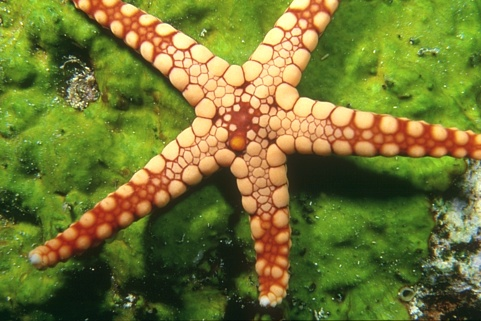
#> input picture 12003.jpg, 481 x 321 px
$ python main.py
#> lines starting #> are read from the running program, lines starting #| are printed output that depends on the picture; after the words box and inside, x2 and y2 are one past the last pixel; in counts of white or black regions, pixels touching at a corner belong together
### segmentation_utils.py
import numpy as np
import cv2
from colorspace import colorspace
from normalized import normalized
from skimage import morphology,segmentation
from scipy.ndimage import sobel

def sgrad_edge(f):
    f = f.astype(np.double)
    gs = sobel(f, axis=0)
    gs2 = sobel(f, axis=1)
    return normalized(np.sqrt(gs ** 2 + gs2 ** 2))

def w_recons_CO(f, se):
    fe = morphology.erosion(f, se)
    fobr = morphology.reconstruction(fe, f, method='dilation')
    fobrc = np.max(f) - fobr
    fobrce = morphology.erosion(fobrc, se)
    fobrcbr = np.max(f) - morphology.reconstruction(fobrce, fobrc, method='dilation')
    return fobrcbr


def w_MMGR_WT(f, se_start):
    max_itr = 50
    min_impro = 0.0001

    sigma = 1.0
    g = cv2.GaussianBlur(f, (5,5), sigma)

    gg = colorspace('Lab<-RGB',g)
    a1 = sgrad_edge(normalized(gg[:,:,0]))**2
    b1 = sgrad_edge(np.abs(normalized(gg[:,:,1])))**2
    c1 = sgrad_edge(normalized(gg[:,:,2]))**2
    ngrad_f1 = np.sqrt(a1 + b1 + c1)

    f_g = np.zeros(f.shape[:2])
    diff = np.zeros(max_itr)
    for i in range(max_itr):
        se = morphology.disk(i + se_start - 1)
        gx = w_recons_CO(ngrad_f1, se)

        f_g2 = np.maximum(f_g, gx)
        f_g1 = f_g
        f_g = f_g2
        diff[i] = np.mean(np.abs(f_g1 - f_g2))
        if i > 0 and diff[i] < min_impro:
            break
    L_seg = segmentation.watershed(f_g)
    return L_seg, i+1, diff[:i+1]

def w_super_fcm(L1, data, Label_n, cluster_n, options=None):
    if options is None:
        options = [2, 50, 1e-5, 1]
    else:
        if len(options) < 4:
            options = options + [2, 50, 1e-5, 1][len(options):]
        if options[0] <= 1:
            raise ValueError('The exponent should be greater than 1!')

    expo, max_iter, min_impro, display = options

    data_n = data.shape[0]

    U = initfcm(cluster_n, data_n)

    Num = np.ones((cluster_n, 1)) * Label_n

    Uc = []
    for i in range(max_iter):
        mf = Num * (U ** expo)
        center = np.dot(mf, data) / np.sum(mf, axis=1)[:, np.newaxis]

        out = np.zeros((center.shape[0], data.shape[0]))
        for k in range(center.shape[0]):
            out[k, :] = np.sqrt(np.sum((data - center[k]) ** 2, axis=1))

        dist = out + np.finfo(float).eps
        tmp = dist ** (-2 / (expo - 1))
        U = tmp / (np.sum(tmp, axis=0) + np.finfo(float).eps)

        Uc.append(U)

        if i > 0:
            if np.abs(np.max(Uc[i] - Uc[i-1])) < min_impro:
                break

    iter_n = i + 1
    center_Lab = center

    IDX2 = np.argmax(U, axis=0)

    Lr2 = np.zeros(L1.shape)
    for i in range(1, np.max(L1) + 1):
        Lr2[L1 == i] = IDX2[i-1]

    return Lr2, center_Lab, U, iter_n


def initfcm(cluster_n, data_n):
    U = np.random.rand(cluster_n, data_n)
    col_sum = np.sum(U, axis=0)
    return U / col_sum

### colorspace.py
import numpy as np
from skimage import color

def colorspace(conversion, *args):
    if len(args) < 1:
        raise ValueError('Not enough input arguments.')

    src_space, dest_space = parse_conversion(conversion)

    if len(args) == 1:
        image = args[0]
    elif len(args) >= 3:
        image = np.stack(args, axis=-1)
    else:
        raise ValueError('Invalid number of input arguments.')

    flip_dims = (image.ndim == 2)
    if flip_dims:
        image = np.expand_dims(image, axis=-1)
    if image.dtype != np.float64:
        image = image.astype(np.float64) / 255.0

    if src_space == 'rgb' and dest_space == 'hsv':
        result = color.rgb2hsv(image)
    elif src_space == 'hsv' and dest_space == 'rgb':
        result = color.hsv2rgb(image)
    elif src_space == 'rgb' and dest_space == 'lab':
        result = color.rgb2lab(image)
    elif src_space == 'lab' and dest_space == 'rgb':
        result = color.lab2rgb(image)
    elif src_space == 'rgb' and dest_space == 'hsl':
        result = rgb_to_hsl(image)
    elif src_space == 'hsl' and dest_space == 'rgb':
        result = hsl_to_rgb(image)
    else:
        raise ValueError(f'Conversion from {src_space} to {dest_space} not implemented.')

    if flip_dims:
        result = np.squeeze(result, axis=-1)
    if len(args) > 1:
        return np.split(result, 3, axis=-1)
    else:
        return result

def parse_conversion(conversion):
    if '->' in conversion:
        src_space, dest_space = conversion.split('->')
    elif '<-' in conversion:
        dest_space, src_space = conversion.split('<-')
    else:
        raise ValueError(f"Invalid conversion format '{conversion}'.")
    return src_space.strip().lower(), dest_space.strip().lower()


# [17 lines left out: functions rgb_to_hsl, hsl_to_rgb, not called in this run]

### normalized.py
import numpy as np

def g_normalized(a):
    a = a.astype(np.double)
    a_min = np.min(a)
    g = a - a_min
    g_max = np.max(g)
    g = g / g_max
    return g

def normalized(a):
    if a.ndim < 3:
        g = g_normalized(a)
    else:
        f1 = a[:,:,0]
        f2 = a[:,:,1]
        f3 = a[:,:,2]
        ff1 = g_normalized(f1)
        ff2 = g_normalized(f2)
        ff3 = g_normalized(f3)
        g = np.stack([ff1, ff2, ff3], 2)
    return g

### label_image.py
import numpy as np
from skimage import color

def label_image(f, L):
    f = f.astype(np.float64)

    L = np.asarray(L).astype(int)
    if L.ndim != 2:
        raise ValueError("Label image L must be a 2D array")

    num_area = np.max(L)
    Num_p = np.zeros(num_area, dtype=int)

    M, N = f.shape[:2]
    fs = np.zeros((M, N, 3) if f.ndim == 3 else (M, N))
    center_p = np.zeros((num_area, 3) if f.ndim == 3 else (num_area,))

    for i in range(1, num_area + 1):
        mask = (L == i)
        if np.any(mask):
            if f.ndim == 3:
                for c in range(3):
                    f2 = f[:,:,c][mask]
                    if f2.size > 0:
                        med = np.median(f2)
                        fs[:,:,c][mask] = med
                        center_p[i-1, c] = med
            else:
                f2 = f[mask]
                if f2.size > 0:
                    med = np.median(f2)
                    fs[mask] = med
                    center_p[i-1] = med
            Num_p[i-1] = np.sum(mask)

    fs = np.clip(fs, 0, 255).astype(np.uint8)
    center_p = np.clip(center_p, 0, 255).astype(np.uint8)

    if center_p.shape[1] == 3:
        center_lab = color.rgb2lab(center_p[np.newaxis, :, :])
        center_lab = center_lab.reshape(-1, 3)
    else:
        center_lab = center_p
    return fs, center_p, Num_p, center_lab

### main.py
import time
import matplotlib.pyplot as plt
from skimage import io, morphology, color
from segmentation_utils import w_MMGR_WT, w_super_fcm
from label_image import label_image


if __name__ == "__main__":
    st = time.time()
    cluster = 2
    f_ori = io.imread('12003.jpg')
#> f_ori is the input picture: shape (321, 481, 3); mean R, G, B 114.1, 118.7, 50.3

    SE = 3
    L1, _, _ = w_MMGR_WT(f_ori, SE)
#> in colorspace, `result = color.rgb2lab(image)`: result: shape (321, 481, 3) float64; mean of channels 0, 1, 2 47.9, -11.4, 35.8
#> in g_normalized, `a_min = np.min(a)`: a_min = 5.4
#> in g_normalized, `g_max = np.max(g)`: g_max = 93.54
#> in g_normalized (call 6), `a = a.astype(np.double)`:
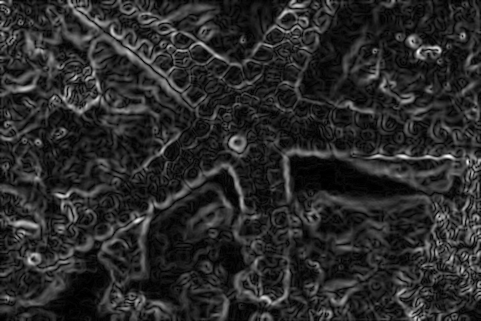
#> a: shape (321, 481) float64; min 0, max 1.06, mean 0.175; drawn with min black and max white
#> in g_normalized (call 6), `a_min = np.min(a)`: a_min = 0
#> in g_normalized (call 6), `g_max = np.max(g)`: g_max = 1.06
#> after the loop in w_MMGR_WT, `for i in range(max_itr):`:
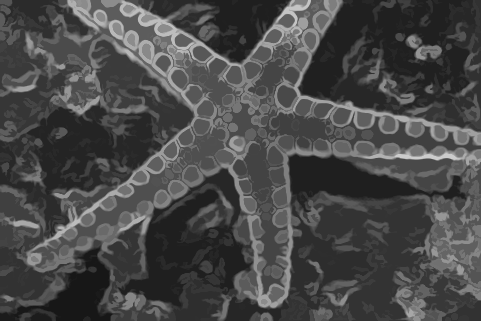
#> f_g: shape (321, 481) float64; min 0.0933, max 0.801, mean 0.288
#> after the loop in w_MMGR_WT, `for i in range(max_itr):`: diff = 50 values, max 0.257 at index 0, min 0 at index 19, mean 0.00575
#> in w_MMGR_WT, `L_seg = segmentation.watershed(f_g)`: L_seg: shape (321, 481) int32; 1252 distinct labels, from 1 to 1252
    L2 = morphology.dilation(L1, morphology.square(2))
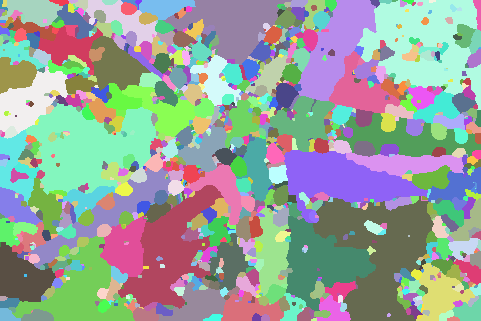
#> L2: shape (321, 481) int32; 1249 distinct labels, from 1 to 1252; one colour per label, 0 black
    L2 = L2.astype(int)
#> L2: shape (321, 481) int64; 1249 distinct labels, from 1 to 1252
    if L2.ndim != 2:
        raise ValueError("L2 must be a 2D array")

    _, _, Num, centerLab = label_image(f_ori, L2)
#> in label_image, `num_area = np.max(L)`: num_area = 1252
#> the loop in label_image, `for i in range(1, num_area + 1):` made 1252 passes
#> pass 1, in label_image, `mask = (L == i)`:
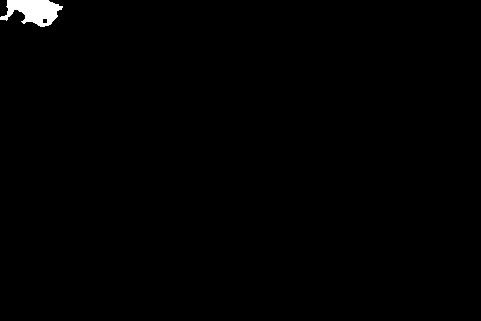
#> mask: shape (321, 481) bool; 0.67% white; 1 white region, box (x1, y1, x2, y2) and area: (0, 0, 63, 27) 1034
#> after the loop in label_image, `for i in range(1, num_area + 1):`:
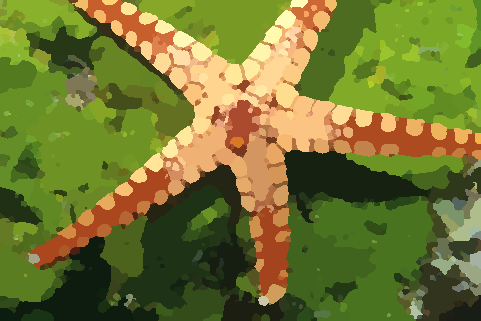
#> fs: shape (321, 481, 3) float64; mean R, G, B 114.3, 118.8, 49.1
#> after the loop in label_image, `for i in range(1, num_area + 1):`: Num_p = 1252 values, max 7903 at index 868, min 0 at index 253, mean 123.3; center_p = 1252 rows, first 8: [138, 177, 44], [134, 154, 46.5], [104, 68, 30], [242, 189, 104], [199, 95, 45], [255, 211, 115], [100, 112, 43], [103.5, 133.5, 37]
#> in label_image, `center_p = np.clip(center_p, 0, 255).astype(np.uint8)`: center_p = 1252 rows, first 8: [138, 177, 44], [134, 154, 46], [104, 68, 30], [242, 189, 104], [199, 95, 45], [255, 211, 115], [100, 112, 43], [103, 133, 37]
#> in label_image, `center_lab = color.rgb2lab(center_p[np.newaxis, :, :])`: center_lab = 1252 rows, first 8: [67.3, -31.76, 59.42], [60.23, -22.13, 51.66], [32.19, 11.49, 28.7], [79.77, 9.62, 49.68], [52.42, 38.26, 46.53], [86.55, 4.36, 52.75], [44.9, -15.31, 35.99], [51.6, -25.36, 45.82]
#> Num has the same summary as Num_p in label_image; centerLab has the same summary as center_lab in label_image

    Lr2, center_Lab, U, iter_n = w_super_fcm(L2, centerLab, Num, cluster)
#> the loop in w_super_fcm, `for i in range(max_iter):` made 50 passes
#> center on passes 1 to 12: [[46.75, -13.97, 36.45], [48.12, -8.55, 36.05]], [[46.81, -15.76, 37.3], [49.43, -6.4, 35.61]], [[46.47, -18.18, 38.09], [50.31, -2.47, 34.71]], [[46.41, -20.69, 39.02], [51.28, 2.54, 33.77]], [[46.62, -22.43, 39.79], [52.16, 6.75, 33.39]], [[46.79, -23.23, 40.16], [52.87, 9.26, 33.57]], [[46.77, -23.5, 40.21], [53.46, 10.52, 33.9]], [[46.61, -23.55, 40.1], [54.05, 11.16, 34.25]], [[46.37, -23.53, 39.91], [54.65, 11.53, 34.58]], [[46.1, -23.47, 39.7], [55.29, 11.77, 34.92]], [[45.8, -23.4, 39.46], [55.95, 11.94, 35.26]], [[45.48, -23.32, 39.21], [56.63, 12.08, 35.6]]
#> after the loop in w_super_fcm, `for i in range(max_iter):`: Uc = 50 items
#> in w_super_fcm, `center_Lab = center`: center_Lab = [[41.62, -21.78, 35.96], [63.43, 10.91, 39.07]]
#> after the loop in w_super_fcm, `for i in range(1, np.max(L1) + 1):`:
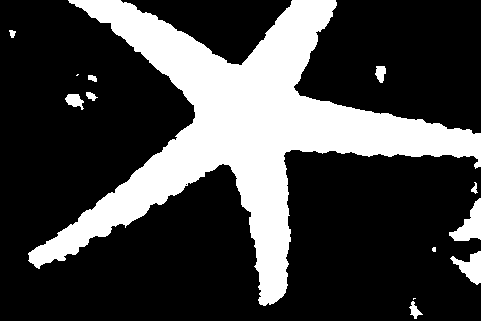
#> Lr2: shape (321, 481) float64; values 0 (black) and 1 (white), 26.1% white; 13 white regions (3 under 20 px), largest, box (x1, y1, x2, y2) and area: (28, 0, 481, 306) 38460, (449, 198, 481, 241) 673, (450, 251, 481, 285) 523
#> center_Lab = [[41.62, -21.78, 35.96], [63.43, 10.91, 39.07]]; iter_n = 50

    Label = Lr2.astype(int)
    center_rgb = color.lab2rgb(center_Lab.reshape(1, cluster, 3)).reshape(cluster, 3)
#> center_rgb = [[0.315, 0.418, 0.136], [0.754, 0.568, 0.328]]
    cluster_colors = center_rgb
#> cluster_colors = [[0.315, 0.418, 0.136], [0.754, 0.568, 0.328]]
    colored_label = cluster_colors[Label]
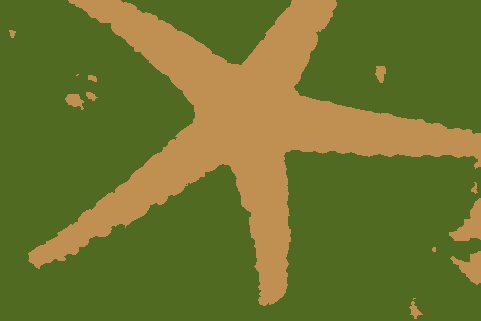
#> colored_label: shape (321, 481, 3) float64; mean of channels 0, 1, 2 0.43, 0.457, 0.186; drawn as R, G, B

    et = time.time()
    print("Time: %0.1fs" %(et - st))
    plt.subplot(121)
    plt.imshow(f_ori)
    plt.title('Original Image')
    plt.axis('off')

    plt.subplot(122)
    plt.imshow(colored_label)
    plt.title('Clustered Image')
    plt.axis('off')
    plt.show()
